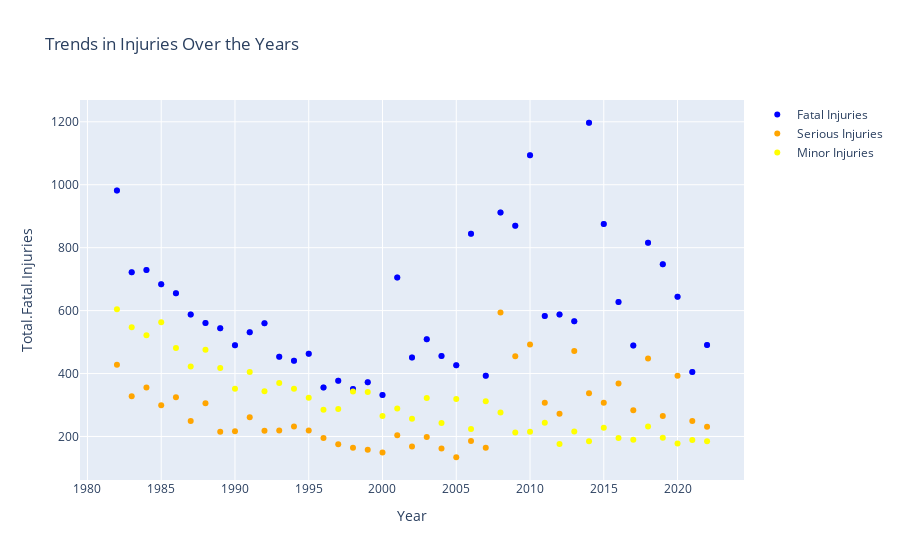

Notebook source saved alongside this figure:
### Markdown cell above
## Injuries over the Years

### Code cell
# Group by year and sum the injuries for each type
injuries_per_year = df.groupby('Year')[['Total.Fatal.Injuries', 'Total.Serious.Injuries', 'Total.Minor.Injuries']].sum().reset_index()

# Create a scatter plot for each type of injury
fig = px.scatter(injuries_per_year, x='Year', y='Total.Fatal.Injuries',
                 labels={'Year': 'Year', 'value': 'Number of Injuries'},
                 title='Trends in Injuries Over the Years')


fig.add_scatter(x=injuries_per_year['Year'], y=injuries_per_year['Total.Fatal.Injuries'], mode='markers',
                name='Fatal Injuries', marker=dict(color='blue'))
# Add serious injuries to the same figure
fig.add_scatter(x=injuries_per_year['Year'], y=injuries_per_year['Total.Serious.Injuries'], mode='markers',
                name='Serious Injuries', marker=dict(color='orange'))

# Add minor injuries to the same figure
fig.add_scatter(x=injuries_per_year['Year'], y=injuries_per_year['Total.Minor.Injuries'], mode='markers',
                name='Minor Injuries', marker=dict(color='yellow'))


fig.show()

### Figure 1 — Plotly figure (JSON) as saved in the notebook; plotly's stock layout.template omitted (floating-point values rounded to 4 significant figures)
{"data": [{"hovertemplate": "Year=%{x}<br>Total.Fatal.Injuries=%{y}<extra></extra>", "legendgroup": "", "marker": {"color": "#636efa", "symbol": "circle"}, "mode": "markers", "name": "", "orientation": "v", "showlegend": false, "type": "scatter", "x": [1982, 1983, 1984, 1985, 1986, 1987, 1988, 1989, 1990, 1991, 1992, 1993, 1994, 1995, 1996, 1997, 1998, 1999, 2000, 2001, 2002, 2003, 2004, 2005, 2006, 2007, 2008, 2009, 2010, 2011, 2012, 2013, 2014, 2015, 2016, 2017, 2018, 2019, 2020, 2021, 2022], "xaxis": "x", "y": [982, 722, 729, 684, 655, 588, 561, 544, 490, 531, 560, 453, 441, 463, 356, 377, 351, 372, 332, 705, 451, 509, 456, 426, 844, 393, 912, 870, 1094, 583, 588, 566, 1197, 875, 627, 489, 816, 747, 644, 405, 491], "yaxis": "y"}, {"marker": {"color": "blue"}, "mode": "markers", "name": "Fatal Injuries", "type": "scatter", "x": [1982, 1983, 1984, 1985, 1986, 1987, 1988, 1989, 1990, 1991, 1992, 1993, 1994, 1995, 1996, 1997, 1998, 1999, 2000, 2001, 2002, 2003, 2004, 2005, 2006, 2007, 2008, 2009, 2010, 2011, 2012, 2013, 2014, 2015, 2016, 2017, 2018, 2019, 2020, 2021, 2022], "y": [982, 722, 729, 684, 655, 588, 561, 544, 490, 531, 560, 453, 441, 463, 356, 377, 351, 372, 332, 705, 451, 509, 456, 426, 844, 393, 912, 870, 1094, 583, 588, 566, 1197, 875, 627, 489, 816, 747, 644, 405, 491]}, {"marker": {"color": "orange"}, "mode": "markers", "name": "Serious Injuries", "type": "scatter", "x": [1982, 1983, 1984, 1985, 1986, 1987, 1988, 1989, 1990, 1991, 1992, 1993, 1994, 1995, 1996, 1997, 1998, 1999, 2000, 2001, 2002, 2003, 2004, 2005, 2006, 2007, 2008, 2009, 2010, 2011, 2012, 2013, 2014, 2015, 2016, 2017, 2018, 2019, 2020, 2021, 2022], "y": [428, 328, 356, 299, 325, 249, 306, 215, 217, 261, 218, 219, 232, 219, 195, 175, 164, 158, 149, 204, 168, 198, 162, 134, 186, 164, 594, 455, 492, 307, 272, 472, 337, 307, 368, 283, 448, 265, 393, 249, 231]}, {"marker": {"color": "yellow"}, "mode": "markers", "name": "Minor Injuries", "type": "scatter", "x": [1982, 1983, 1984, 1985, 1986, 1987, 1988, 1989, 1990, 1991, 1992, 1993, 1994, 1995, 1996, 1997, 1998, 1999, 2000, 2001, 2002, 2003, 2004, 2005, 2006, 2007, 2008, 2009, 2010, 2011, 2012, 2013, 2014, 2015, 2016, 2017, 2018, 2019, 2020, 2021, 2022], "y": [604, 547, 522, 563, 481, 422, 476, 418, 352, 405, 344, 370, 352, 323, 285, 287, 343, 341, 265, 289, 256, 322, 243, 319, 224, 312, 276, 213, 215, 244, 176, 216, 185, 228, 195, 190, 232, 196, 178, 189, 185]}], "layout": {"legend": {"tracegroupgap": 0}, "title": {"text": "Trends in Injuries Over the Years"}, "xaxis": {"anchor": "y", "domain": [0, 1], "title": {"text": "Year"}}, "yaxis": {"anchor": "x", "domain": [0, 1], "title": {"text": "Total.Fatal.Injuries"}}}}
